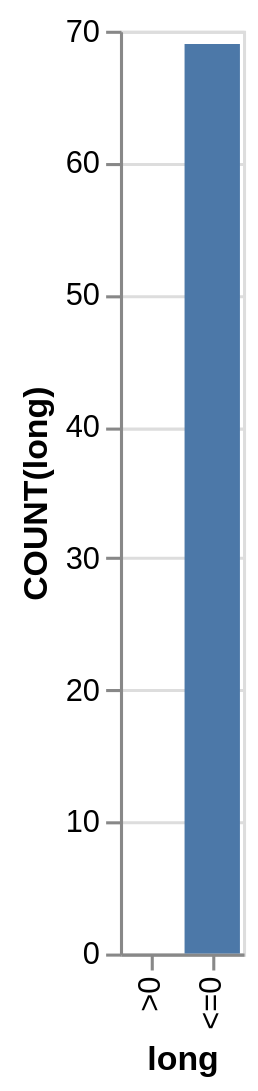

Source (Vega-Lite JSON):
### Vega-Lite specification from a JSON file in a GitHub repository (floating-point values rounded to 4 significant figures)
{"data": {"values": [{"x_data": ">0", "y_data": 0}, {"x_data": "<=0", "y_data": 69}]}, "mark": "bar", "encoding": {"x": {"field": "x_data", "type": "nominal", "title": "long", "sort": {"op": "sum", "field": "y_data", "order": "ascending"}}, "y": {"field": "y_data", "type": "quantitative", "title": "COUNT(long)"}}}
